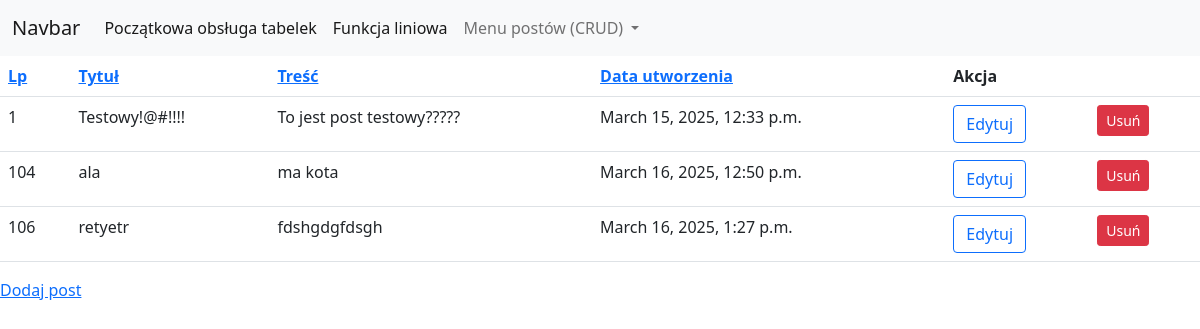
The app's page /posts/, older data.
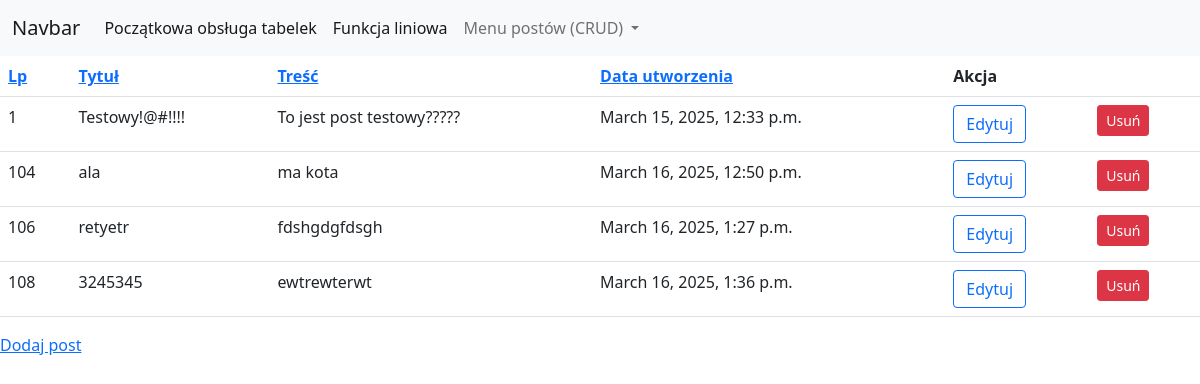
The same page, newer data.
### myapp/models.py (models this page shows, shortened)
class Post(models.Model):
    title = models.CharField(max_length=200)
    content = models.TextField()
    create_at = models.DateTimeField(auto_now_add=True)

### myapp/views.py (the view)
# urls.py: path('posts/', post_list, name='post_list'),
def post_list(request):
    sort = request.GET.get('sort', 'id')
    posts = Post.objects.all().order_by(sort)
    return render(request, 'myapp/table.html', {'posts': posts})

### myapp/templates/myapp/table.html (shortened to what this page needs)
{% extends "myapp/base.html" %}
{% block content %}
{% if posts %}
    <table class="table     table-hover">
        <tr>
            <th><a href="?sort=id">Lp</a>
            <th><a href="?sort=title">Tytuł</a>
            <th><a href="?sort=content">Treść</a>
            <th><a href="?sort=create_at">Data utworzenia</a>
            <th colspan="2">Akcja
        {% for post in posts %}
        <tr id="post-{{ post.id }}">
            <td>{{ post.id }}
            <td>{{ post.title }}
            <td>{{ post.content }}
            <td>{{ post.create_at }}
            <td><a href="{% url 'update_post' post.id %}" class="btn btn-outline-primary">Edytuj</a>
            <td>
                <button class="btn btn-danger btn-sm" data-bs-toggle="modal" data-bs-target="#deleteModal"
                        data-id="{{ post.id }}" data-title="{{ post.title }}">Usuń
                </button>
        {% endfor %}
    </table>
    <a href="{% url 'create_post' %}">Dodaj post</a>
{% else %}
    <h4>Brak danych</h4>
{% endif %}
{% endblock %}

Row changes from the older to the newer data that the page shows:
added Post: id "108", title "3245345", content "ewtrewterwt", create_at "March 16, 2025, 1:36 p.m."
